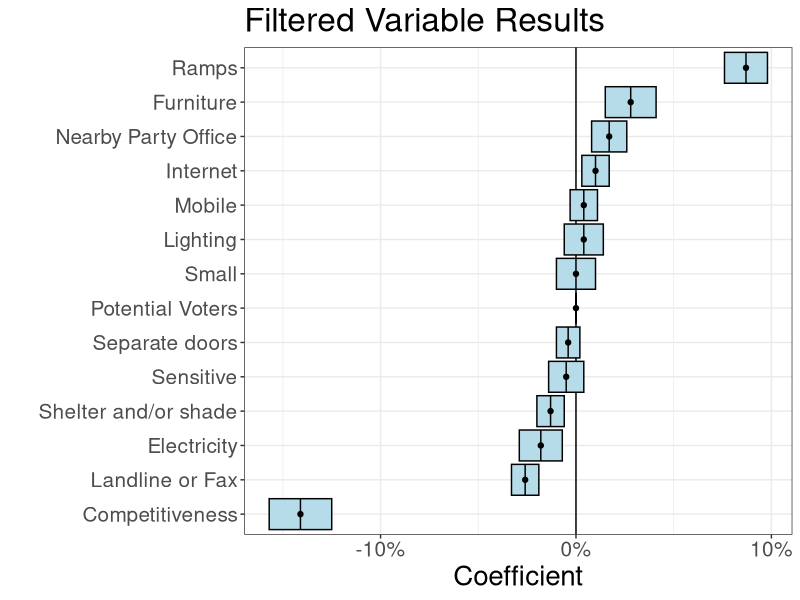

Here is the R script that generated this plot:
rm(list=ls())

library(tidyverse)

results_chars <- read_csv("results/vars.csv")

results_chars %>% 
  drop_na(coef_filtered) %>% 
  ggplot(aes(x = reorder(variable, coef_filtered), 
             y = coef_filtered, 
             ymin = coef_filtered-se_filtered, 
             ymax = coef_filtered+se_filtered)) +
  geom_hline(yintercept = 0) +
  geom_crossbar(fill = "#b6dce9ff", size = 0.5, fatten=1) +
  geom_point() + 
  coord_flip() +
  theme_bw() +
  labs(x = "", y = "Coefficient", title = "Filtered Variable Results") +
  theme(
    axis.text = element_text(size = 15),
    title = element_text(size = 20, vjust = 0.5)
  ) +
  scale_y_continuous(labels = scales::percent_format())
